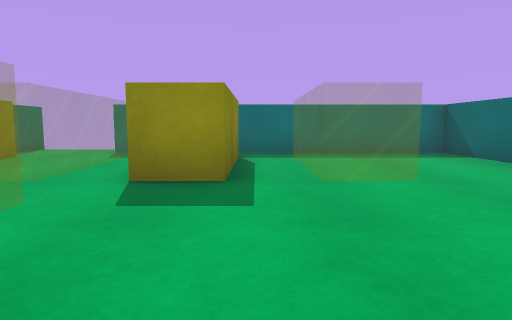
[1] (above)

12 first-person views from a walk through a 3-D level made in the Unity game engine. The camera is 0.58 m above the floor, tilts 6° down and sees 75° across. The floor is counted in squares, 1 m on a side. Each view is taken from the middle of a square. On the plan, view 1 faces up. The plan holds only what a view shows up to about 9 squares ahead; the rest is blank. The place goes on beyond the plan. The player is left out. Surface patterns are stand-ins for the level's own textures.

[2]
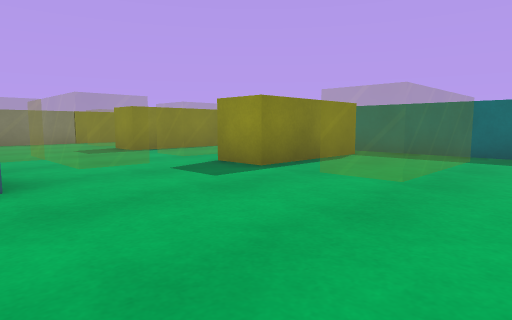

[3]
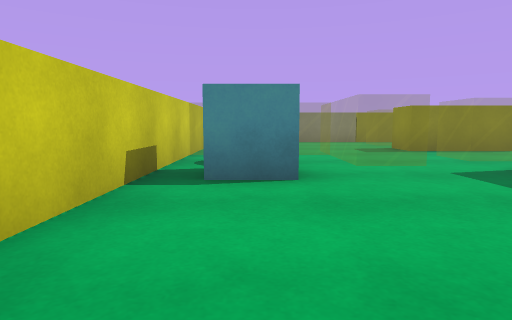

[4]
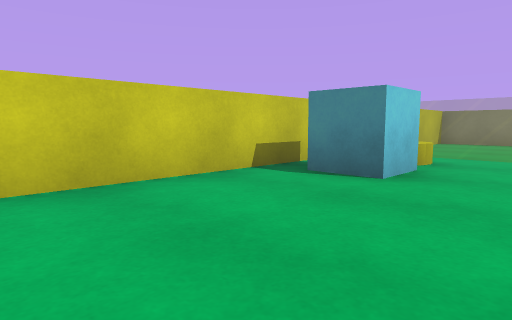

[5]
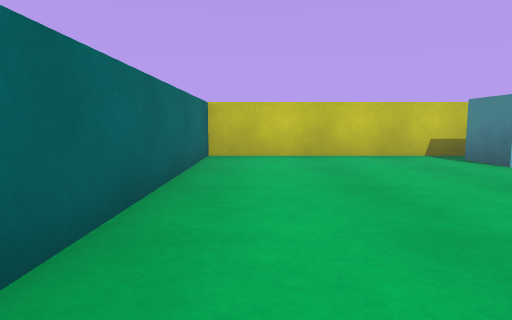

[6]
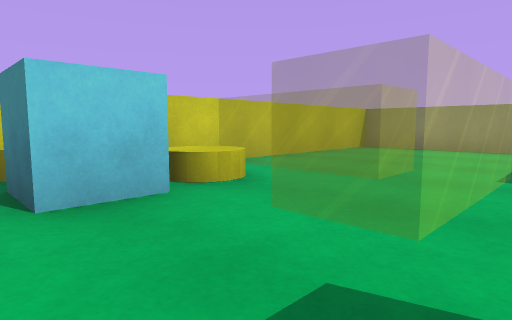

[7]
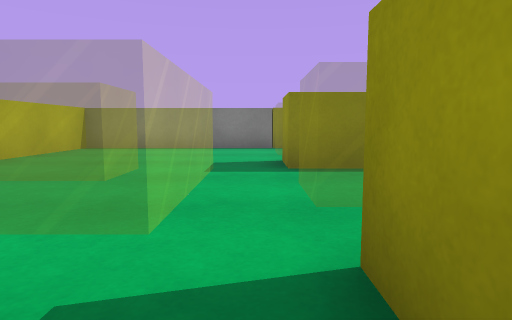

[8]
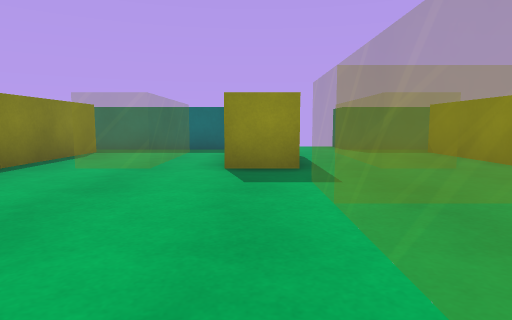

[9]
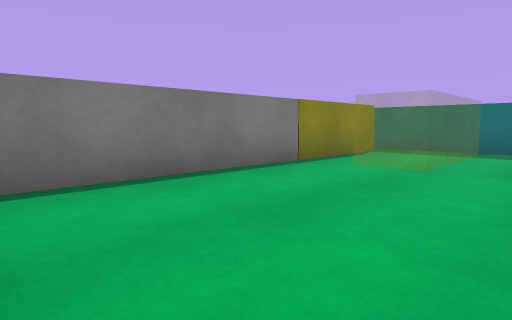

[10]
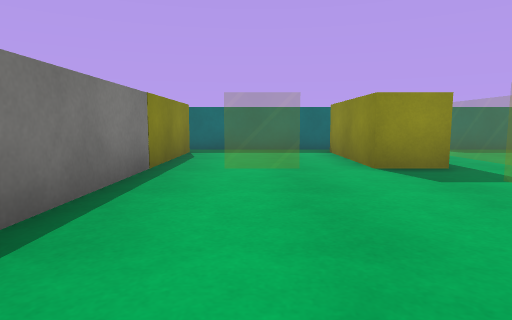

[11]
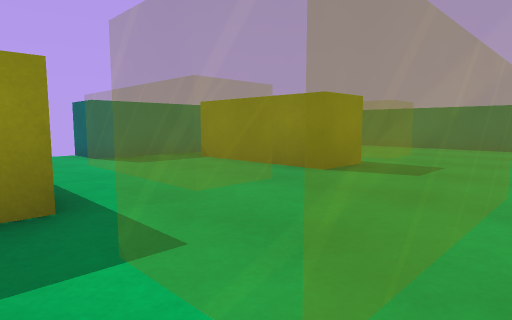

[12]
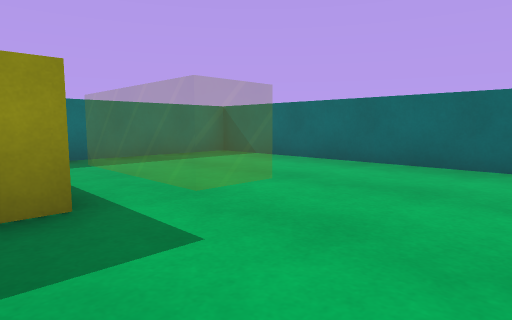

### Floor plan
Key: @ floor where view 1 was taken; # wall or solid block; . floor; = window, fence, low wall or low ledge; C cyan cube; Y yellow cylinder.
Columns run from 9 left of view 1 to 4 right of it. Each row starts with its distance up from view 1.
  8     # #
  7 #####.########
  6 #.=.#.=.#.=..#
  5 #.=.#.=.#.=..#
  4 #.=.#.=.#.=..#
  3 #............#
  2 #....===.....#
  1 #....=.......#
  0 #....=.YC@...#
 -1 #....=.......#
 -2 ##############

Where each view was taken, in squares from view 1:
view 1: 0 up, 0 right, facing up
view 2: 0 up, 3 right, facing up-left
view 3: 0 up, 3 right, facing left
view 4: 2 up, 3 right, facing down-left
view 5: 5 up, 3 right, facing down
view 6: 3 up, 0 right, facing down-left
view 7: 3 up, 0 right, facing left
view 8: 1 down, 5 left, facing up
view 9: 1 down, 5 left, facing up-left
view 10: 1 down, 7 left, facing up
view 11: 1 up, 5 left, facing up-right
view 12: 1 up, 1 left, facing up-right
